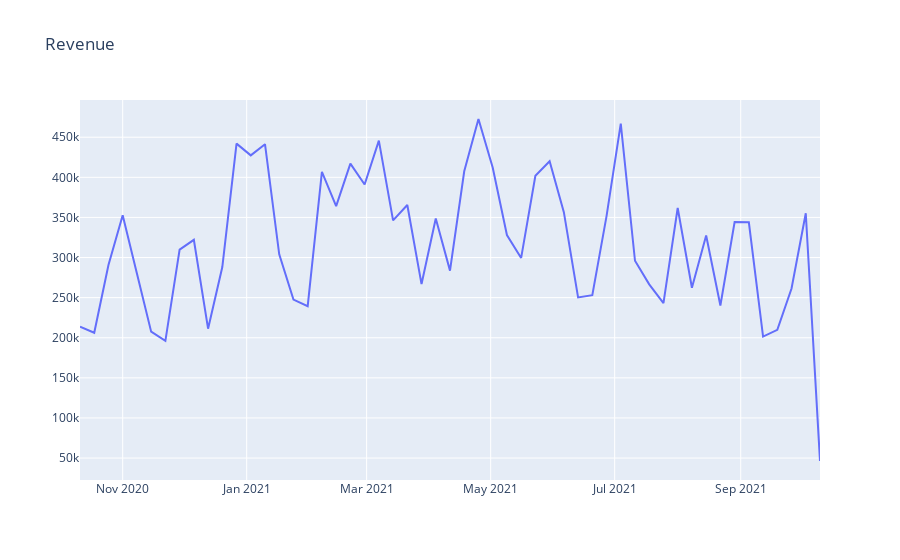

This figure's notebook cell:
### Code cell
plotly_df(df.resample('w').apply(sum), title = 'Revenue')
